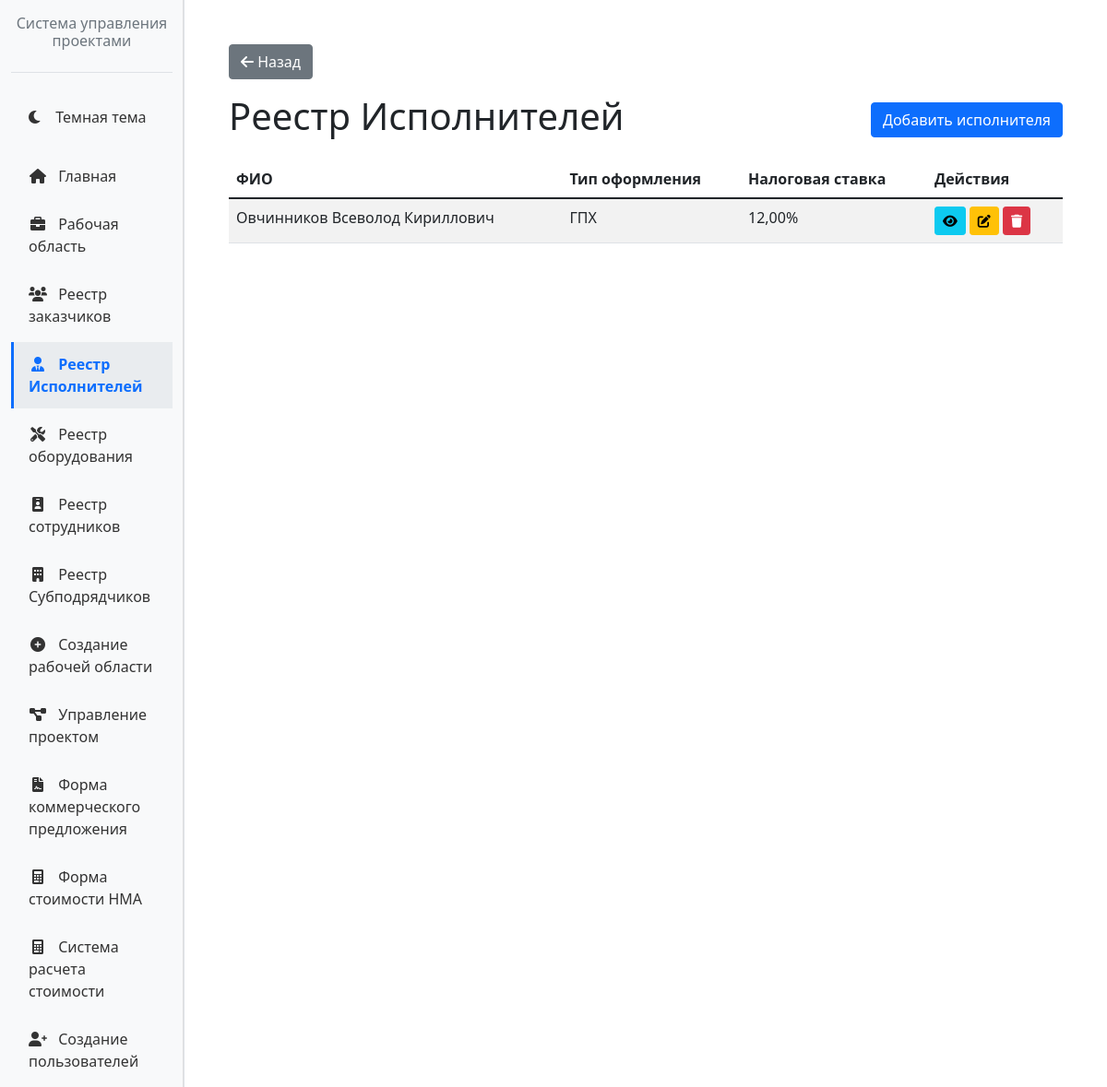
The page /contractors/ (signed in) on the database its author committed.
### contractors/models.py (models this page shows, shortened)
class Contractor(models.Model):
    CONTRACTOR_TYPE_CHOICES = [
        ('GPH', 'ГПХ'),
        ('NPD', 'НПД'),
    ]
    UNIT_CHOICES = [
        ('hours', 'Часы'),
        ('days', 'Дни'),
        ('fixed', 'Полная стоимость'),
    ]
    last_name = models.CharField(max_length=100, verbose_name='Фамилия')
    first_name = models.CharField(max_length=100, verbose_name='Имя')
    middle_name = models.CharField(max_length=100, blank=True, null=True, verbose_name='Отчество')
    contract_type = models.CharField(
        max_length=3,
        choices=CONTRACTOR_TYPE_CHOICES,
        verbose_name='Тип оформления'
    )
    tax_rate = models.DecimalField(
        max_digits=5,
        decimal_places=2,
        default=0,
        verbose_name='Налоговая ставка (%)'
    )
    default_unit = models.CharField(
        max_length=10,
        choices=UNIT_CHOICES,
        blank=True,
        null=True,
        verbose_name='Единица измерения'
    )
    default_rate = models.DecimalField(
        max_digits=10,
        decimal_places=2,
        blank=True,
        null=True,
        verbose_name='Стоимость за единицу'
    )
    class Meta:
        verbose_name = 'Исполнитель'
        verbose_name_plural = 'Исполнители'

### contractors/views.py (the view)
# urls.py: path('', views.contractors_list, name='contractors_list'),
@login_required
def contractors_list(request):
    contractors = Contractor.objects.all()
    return render(request, 'contractors/contractors_list.html', {'contractors': contractors})

### contractors/templates/contractors/contractors_list.html
{% extends 'base_with_sidebar.html' %}
{% block main_content %}
<div class="container mt-4">
    <div class="row mb-3">
        <div class="col-md-12">
            <a href="http://127.0.0.1:8000/home/" class="btn btn-secondary">
                <i class="fas fa-arrow-left"></i> Назад
            </a>
        </div>
    </div>
    <div class="d-flex justify-content-between align-items-center mb-3">
        <h1>Реестр Исполнителей</h1>
        <a href="{% url 'contractors:contractor_create' %}" class="btn btn-primary">
            Добавить исполнителя
        </a>
    </div>
    <table class="table table-striped">
        <thead>
            <tr>
                <th>ФИО</th>
                <th>Тип оформления</th>
                <th>Налоговая ставка</th>
                <th>Действия</th>
            </tr>
        </thead>
        <tbody>
            {% for contractor in contractors %}
            <tr>
                <td>{{ contractor.last_name }} {{ contractor.first_name }} {{ contractor.middle_name|default:'' }}</td>
                <td>{{ contractor.get_contract_type_display }}</td>
                <td>{{ contractor.tax_rate }}%</td>
                <td>
                    <a href="{% url 'contractors:contractor_detail' contractor.pk %}" class="btn btn-sm btn-info">
                        <i class="fas fa-eye"></i>
                    </a>
                    <a href="{% url 'contractors:contractor_edit' contractor.pk %}" class="btn btn-sm btn-warning">
                        <i class="fas fa-edit"></i>
                    </a>
                    <a href="{% url 'contractors:contractor_delete' contractor.pk %}" class="btn btn-sm btn-danger">
                        <i class="fas fa-trash"></i>
                    </a>
                </td>
            </tr>
            {% empty %}
            <tr>
                <td colspan="4" class="text-center">Исполнители не найдены</td>
            </tr>
            {% endfor %}
        </tbody>
    </table>
</div>
{% endblock %}

### rows shown on the page
Contractor: last_name "Овчинников", first_name "Всеволод", middle_name "Кириллович", contract_type "ГПХ", tax_rate "12,00"
